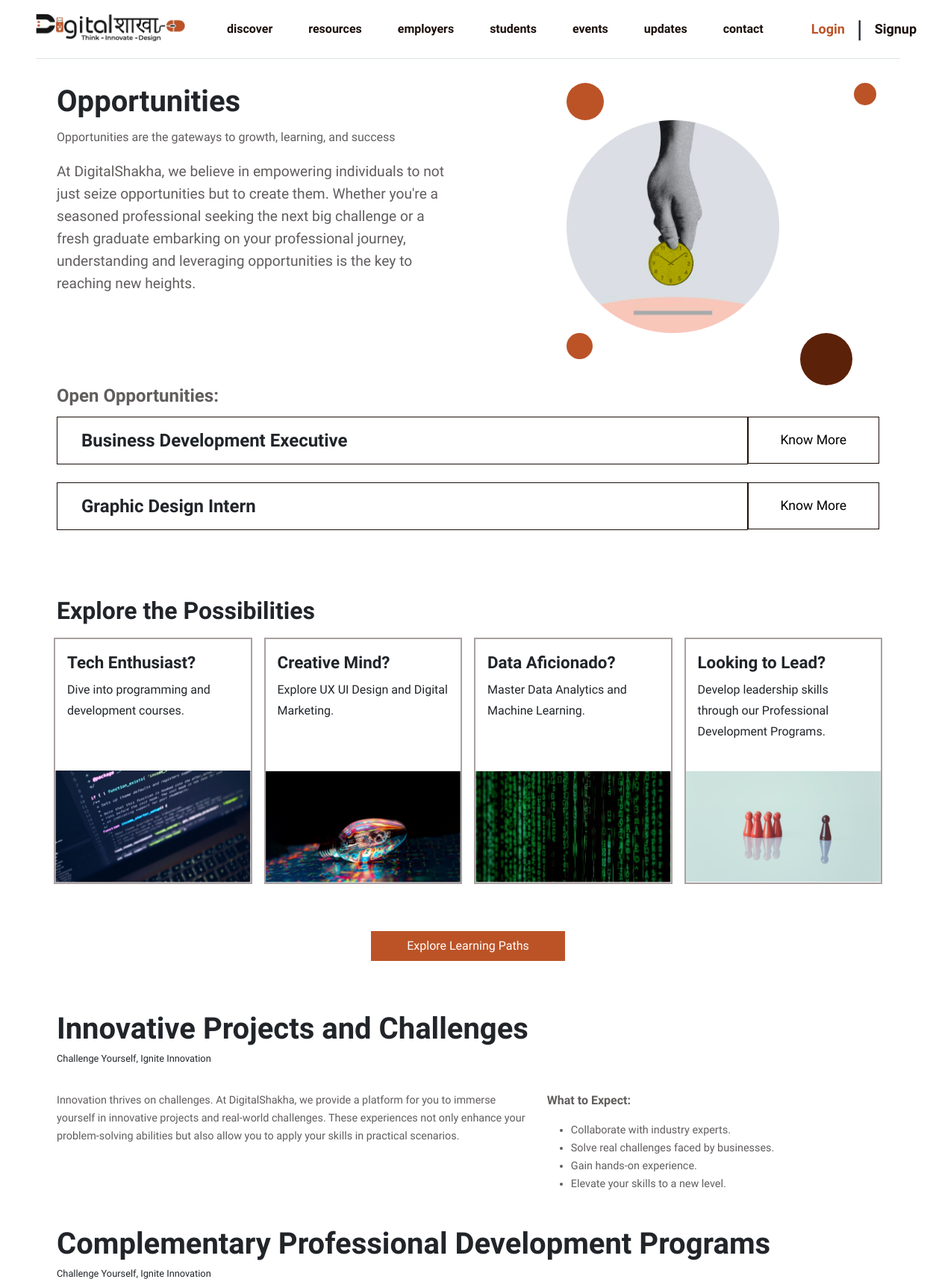
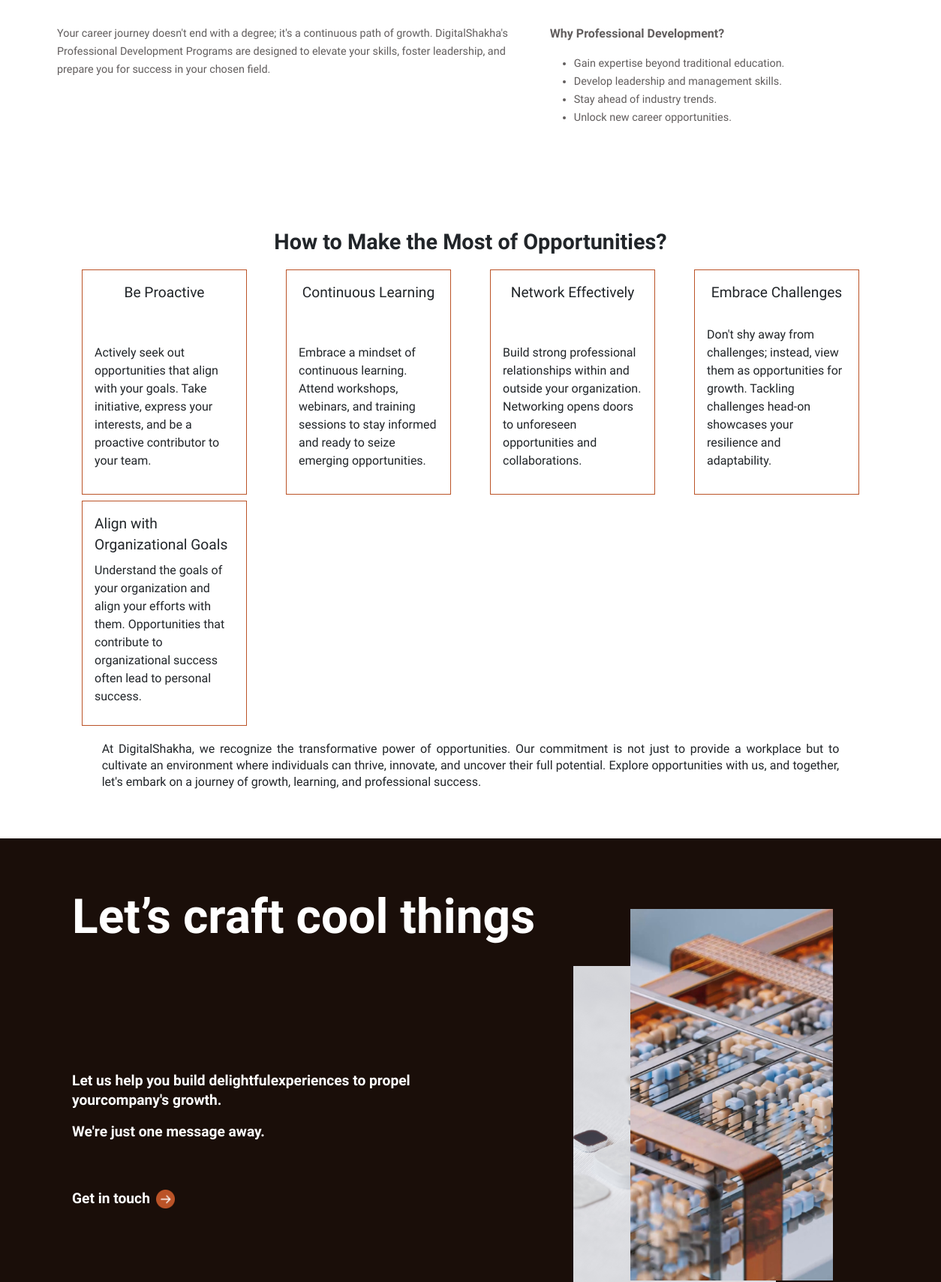
The page /opportunities.php (upper part) on the database its author committed (2 pictures, top to bottom).
### tables this page shows
CREATE TABLE `opportunities_tbl` (
  `opp_id` int(11) NOT NULL,
  `opp_name` varchar(200) NOT NULL,
  `opp_description` mediumtext NOT NULL,
  `opp_status` tinyint(4) NOT NULL DEFAULT 1,
  `created_at` timestamp NOT NULL DEFAULT current_timestamp(),
  `updated_at` timestamp NOT NULL DEFAULT current_timestamp() ON UPDATE current_timestamp()
);

### opportunities.php (the view, shortened to what this page needs)
<?php require('./includes/header.php');
require('./admin/config/dbcon.php');
 ?>
<section class="opportunities_1">
    <div class="container">
        <div class="row">
            <div class="col-md-6">
                <div class="text">
                    <h1>Opportunities</h1>
                    <p>Opportunities are the gateways to growth, learning, and success</p>
                    <p>At DigitalShakha, we believe in empowering individuals to not just seize opportunities but to
                        create them. Whether you're a seasoned professional seeking the next big challenge or a
                        fresh graduate embarking on your professional journey, understanding and leveraging
                        opportunities is the key to reaching new heights.</p>
                </div>
            </div>
            <div class="col-md-6 dot-position d-flex align-content-center justify-content-center">
                <div class="img">
                    <span class="dot1"></span>
                    <span class="dot2"></span>
                    <img src="./assets/images/opportunities_bg_1.png" alt="">
                    <span class="dot3"></span>
                    <span class="dot4"></span>
                </div>
            </div>
        </div>
    </div>
</section>
<section class="opportunities_2">
    <div class="container">
        <div class="row">
            <h1>Open Opportunities:</h1>
            <?php
            $sql = "SELECT * FROM opportunities_tbl WHERE opp_status = 1";
            $sql_run = mysqli_query($con, $sql);
            if (mysqli_num_rows($sql_run) > 0) {
                while ($data = mysqli_fetch_assoc($sql_run)) {
            ?>
                 <div class="col-md-12 mb-4">
                <div class="big_box">
                    <div class="box">
                        <p><?=$data['opp_name']?></p>
                    </div>
                    <a href="./opportunities_view.php?id=<?=$data['opp_id']?>">Know More</a>
                </div>
            </div>
            <?php
                }
            }
            ?>
        </div>
    </div>
</section>
<section class="opportunities_3">
    <div class="container">
        <div class="row">
            <div class="heading">
                <h1>Explore the Possibilities</h1>
            </div>
            <div class="col-md-3 p-2">
                <div class="box">
                    <div class="text">
                        <h4>Tech Enthusiast?</h4>
                        <p>Dive into programming and development courses.</p>
                    </div>
                    <div class="img">
                        <img src="./assets/images/opportunities_box_bg_1.png" alt="">
                    </div>
                </div>
            </div>
            <div class="col-md-3 p-2">
                <div class="box">
                    <div class="text">
                        <h4>Creative Mind?</h4>
                        <p>Explore UX UI Design and Digital Marketing.</p>
                    </div>
                    <div class="img">
                        <img src="./assets/images/opportunities_box_bg_2.png" alt="">
                    </div>
                </div>
            </div>
            <div class="col-md-3 p-2">
                <div class="box">
                    <div class="text">
                        <h4>Data Aficionado?</h4>
                        <p>Master Data Analytics and Machine Learning.</p>
                    </div>
                    <div class="img">
                        <img src="./assets/images/opportunities_box_bg_3.png" alt="">
                    </div>
                </div>
            </div>
            <div class="col-md-3 p-2">
                <div class="box">
                    <div class="text">
                        <h4>Looking to Lead?</h4>
                        <p>Develop leadership skills through our Professional Development Programs.</p>
                    </div>
                    <div class="img">
                        <img src="./assets/images/opportunities_box_bg_4.png" alt="">
                    </div>
                </div>
            </div>
            <div class="col-md-12 text-center pt-5">
                <div class="btn">
                    <a href="./program_option.php">Explore Learning Paths</a>
                </div>
            </div>
        </div>
    </div>
</section>
<section class="opportunities_4">
    <div class="container">
        <div class="row">
            <div class="heading">
                <h1>Innovative Projects and Challenges</h1>
                <p>Challenge Yourself, Ignite Innovation</p>
            </div>
            <div class="col-md-7">
                <p>
                    Innovation thrives on challenges. At DigitalShakha, we provide a platform for you to immerse yourself in innovative projects and real-world challenges. These experiences not only enhance your problem-solving abilities but also allow you to apply your skills in practical scenarios.
                </p>
            </div>
            <div class="col-md-5">
                <p> What to Expect:</p>
                <ul>
                    <li> Collaborate with industry experts.</li>
                    <li>Solve real challenges faced by businesses.</li>
                    <li>Gain hands-on experience.</li>
                    <li>Elevate your skills to a new level.</li>
                </ul>
            </div>
        </div>
        <div class="row">
            <div class="heading">
                <h1>Complementary Professional Development Programs</h1>
                <p>Challenge Yourself, Ignite Innovation</p>
            </div>
            <div class="col-md-7">
                <p>Your career journey doesn't end with a degree; it's a continuous path of growth. DigitalShakha's Professional Development Programs are designed to elevate your skills, foster leadership, and prepare you for success in your chosen field.</p>
            </div>
            <div class="col-md-5">
                <p>Why Professional Development?</p>
                <ul>
                    <li>Gain expertise beyond traditional education.</li>
                    <li>Develop leadership and management skills.</li>
                    <li>Stay ahead of industry trends.</li>
                    <li>Unlock new career opportunities.</li>
                </ul>
            </div>
        </div>
    </div>
</section>
<section class="opportunities_5">
    <div class="container">
        <h1>How to Make the Most of Opportunities?</h1>
        <div class="row d-flex align-content-center justify-content-evenly">
            <div class="main_box">
                <div class="flex_box p-1">
                    <div class="box">
                        <h3>Be Proactive</h3>
                        <p>Actively seek out opportunities that align with your goals. Take initiative, express your
                            interests, and be a proactive contributor to your team.</p>
                    </div>
                </div>
                <div class="flex_box p-1">
                    <div class="box">
                        <h3>Continuous Learning</h3>
                        <p>Embrace a mindset of continuous learning. Attend workshops, webinars, and training
                            sessions to stay informed and ready to seize emerging opportunities.</p>
                    </div>
                </div>
                <div class="flex_box p-1">
                    <div class="box">
                        <h3>Network Effectively</h3>
                        <p>Build strong professional relationships within and outside your organization. Networking
                            opens doors to unforeseen opportunities and collaborations.</p>
                    </div>
                </div>
                <div class="flex_box p-1">
                    <div class="box">
                        <h3>Embrace Challenges</h3>
                        <p>Don't shy away from challenges; instead, view them as opportunities for growth. Tackling
                            challenges head-on showcases your resilience and adaptability.</p>
                    </div>
                </div>
                <div class="flex_box p-1">
                    <div class="box">
                        <h3>Align with Organizational Goals</h3>
                        <p>Understand the goals of your organization and align your efforts with them. Opportunities
                            that contribute to organizational success often lead to personal success.</p>
                    </div>
                </div>
            </div>
            <div class="col-md-12 text_end">
                <p>At DigitalShakha, we recognize the transformative power of opportunities. Our commitment is not just to provide a workplace but to cultivate an environment where individuals can thrive, innovate, and uncover their full potential. Explore opportunities with us, and together, let's embark on a journey of growth, learning, and professional success.</p>
            </div>
        </div>
    </div>
</section>
<section class="home_4">
    <div class="container">
        <div class="heading">
            <h1>Let’s craft cool things</h1>
            <div class="row">
                <div class="col-md-6 d-flex align-items-center justify-content-center">
                    <div class="text">
                        <div>
                            <p>Let us help you build delightfulexperiences to propel yourcompany's growth.</p>
                            <p>We're just one message away.</p>
                        </div>
                        <a href="#!">Get in touch <img src="./assets/images/arrow.png" alt=""></a>
                    </div>
                </div>
                <div class="padding-top col-md-6 d-flex align-items-center justify-content-center">
                    <div class="img_area">
                        <div class="img">
                        </div>
                        <div class="img">
                            <img src="./assets/images/Rectangle 7.png" alt="">
                        </div>
                    </div>
                </div>
            </div>
        </div>
    </div>
</section>
<?php require('./includes/end_html.php'); ?>

### assets/css/header.css (style rules this page uses)
body { font-family: 'Urbanist', sans-serif; }

### assets/css/index.css (style rules this page uses)
.home_4 { padding: 4rem 4rem; background-color: #1A0E09; color: #FFF; }
.home_4 .container { padding: 0rem 2rem; }
.home_4 .heading h1 { font-size: 4rem; font-weight: 700; padding: 1rem 0; line-height: 50px; }
.home_4 .text { display: flex; justify-content: center; flex-direction: column; }
.home_4 .text p { font-size: 1.2rem; font-weight: 600; line-height: 26px; }
.home_4 .text p:last-child { margin-bottom: 4rem; }
.home_4 .text a { text-decoration: none; color: #FFF; font-size: 1.2rem; font-weight: 600; line-height: 24px; }
.home_4 .text a img { width: 25px; height: 25px; margin-left: 0.2rem; }
.home_4 .img_area { display: flex; align-items: center; justify-content: center; position: relative; padding: 1rem; }
.home_4 .img_area .img:nth-child(1) { width: 100%; max-width: 270px; height: 100%; }
.home_4 .img_area .img:nth-child(2) { width: 100%; top: -60px; right: -60px; position: absolute; max-width: 270px; height: 100%; }
.home_4 .img_area .img img { width: 100%; height: 100%; }

### rows shown on the page
opportunities_tbl: opp_name "Business Development Executive"
opportunities_tbl: opp_name "Graphic Design Intern"
